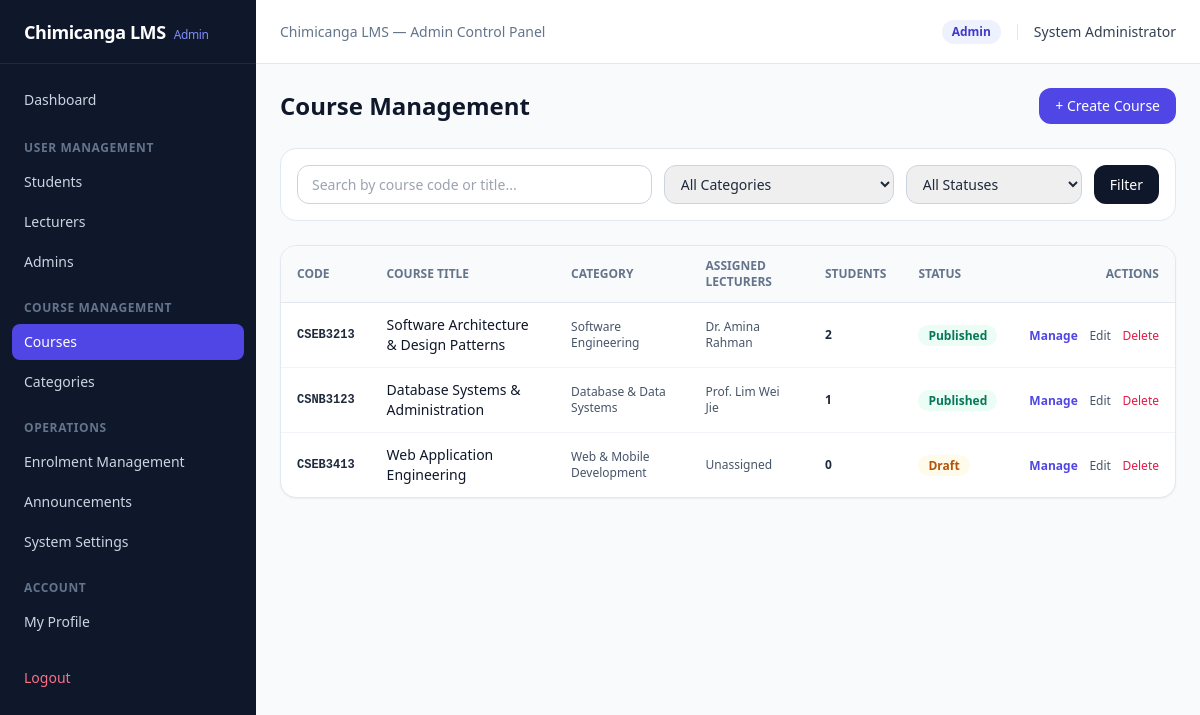
Page /admin/courses.php (signed in) on the earlier database version.
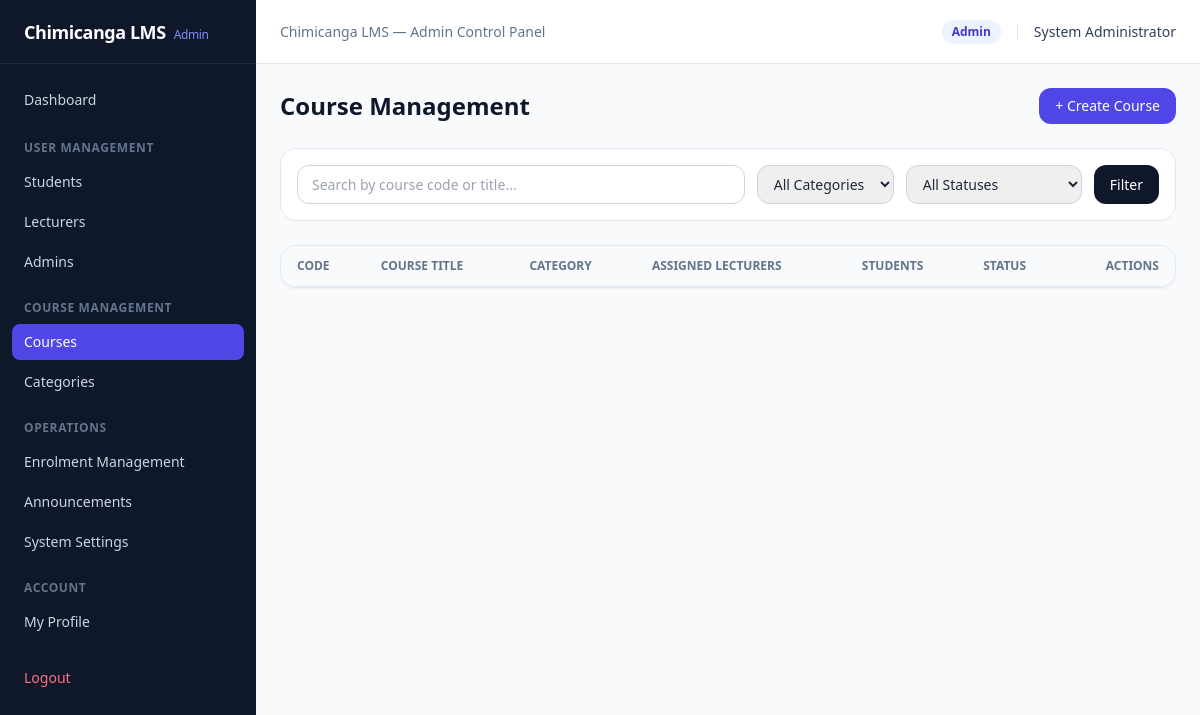
Same page on the later database version.
### tables this page shows
CREATE TABLE `system_settings` (
  `setting_key` VARCHAR(60) PRIMARY KEY,
  `setting_value` TEXT NOT NULL,
  `updated_at` TIMESTAMP DEFAULT CURRENT_TIMESTAMP ON UPDATE CURRENT_TIMESTAMP
);

CREATE TABLE `users` (
  `user_id` INT UNSIGNED AUTO_INCREMENT PRIMARY KEY,
  `staff_student_id` VARCHAR(30) NOT NULL UNIQUE,
  `full_name` VARCHAR(120) NOT NULL,
  `email` VARCHAR(150) NOT NULL UNIQUE,
  `password_hash` VARCHAR(255) NOT NULL,
  `role` ENUM('admin', 'lecturer', 'student') NOT NULL DEFAULT 'student',
  `department` VARCHAR(100) NULL,
  `phone` VARCHAR(30) NULL,
  `profile_photo` VARCHAR(255) NULL,
  `status` ENUM('active', 'inactive') NOT NULL DEFAULT 'active',
  `must_change_password` TINYINT(1) NOT NULL DEFAULT 0,
  `created_at` TIMESTAMP DEFAULT CURRENT_TIMESTAMP
);

CREATE TABLE `courses` (
  `course_id` INT UNSIGNED AUTO_INCREMENT PRIMARY KEY,
  `category_id` INT UNSIGNED NULL,
  `course_code` VARCHAR(25) NOT NULL UNIQUE,
  `title` VARCHAR(180) NOT NULL,
  `description` TEXT NULL,
  `credit_hours` TINYINT UNSIGNED NOT NULL DEFAULT 3,
  `status` ENUM('draft', 'published', 'archived') NOT NULL DEFAULT 'draft',
  `created_at` TIMESTAMP DEFAULT CURRENT_TIMESTAMP,
  CONSTRAINT `fk_courses_category` FOREIGN KEY (`category_id`) REFERENCES `categories`(`category_id`) ON DELETE SET NULL
);

CREATE TABLE `categories` (
  `category_id` INT UNSIGNED AUTO_INCREMENT PRIMARY KEY,
  `name` VARCHAR(100) NOT NULL UNIQUE,
  `description` TEXT NULL,
  `status` ENUM('active', 'inactive') NOT NULL DEFAULT 'active',
  `created_at` TIMESTAMP DEFAULT CURRENT_TIMESTAMP
);

### includes/auth_guard.php (called while the page is built, shortened)
<?php
require_once __DIR__ . '/../config/db.php';
$isInSubfolder = (basename(dirname($_SERVER['SCRIPT_FILENAME'])) === 'admin' || basename(dirname($_SERVER['SCRIPT_FILENAME'])) === 'actions');
$basePrefix = $isInSubfolder ? '../' : '';
$stmt = $pdo->prepare("SELECT * FROM users WHERE user_id = ? AND status = 'active'");
$stmt->execute([$_SESSION['user_id']]);
$currentUser = $stmt->fetch();
$lmsName = getSetting($pdo, 'lms_name', 'Chimicanga LMS');
function getRoleHome(string $role, string $prefix = ''): string {
    return match ($role) {
        'admin'    => "{$prefix}admin/dashboard.php",
        'lecturer' => "{$prefix}index.php",
        default    => "{$prefix}index.php",
    };
}

### config/db.php (called while the page is built, shortened)
<?php
function getSetting(PDO $pdo, string $key, string $default = ''): string {
    $stmt = $pdo->prepare("SELECT setting_value FROM system_settings WHERE setting_key = ?");
    $stmt->execute([$key]);
    $val = $stmt->fetchColumn();
    return $val !== false ? (string)$val : $default;
}

### admin/courses.php (the view, shortened to what this page needs)
<?php
require_once __DIR__ . '/../includes/header.php';
$search = trim($_GET['search'] ?? '');
$sql = "
    SELECT c.*, cat.name AS category_name,
           (SELECT COUNT(*) FROM enrolments e WHERE e.course_id = c.course_id AND e.status = 'enrolled') AS student_count,
           (SELECT GROUP_CONCAT(u.full_name SEPARATOR ', ') FROM course_lecturers cl JOIN users u ON cl.lecturer_id = u.user_id WHERE cl.course_id = c.course_id) AS lecturers
    FROM courses c
    LEFT JOIN categories cat ON c.category_id = cat.category_id
    WHERE 1=1
";
$params = [];
$sql .= " ORDER BY c.created_at DESC";
$stmt = $pdo->prepare($sql);
$stmt->execute($params);
$courses = $stmt->fetchAll();
?>
<div class="flex flex-col sm:flex-row sm:items-center justify-between gap-4 mb-6">
    <h1 class="text-2xl font-bold text-slate-900">Course Management</h1>
    <button onclick="document.getElementById('createCourseModal').classList.remove('hidden')" class="bg-indigo-600 hover:bg-indigo-700 text-white text-sm font-medium px-4 py-2 rounded-xl">
        + Create Course
    </button>
</div>
<form method="GET" class="bg-white p-4 rounded-2xl border border-slate-200 mb-6 flex flex-wrap gap-3">
    <input type="text" name="search" value="<?= htmlspecialchars($search) ?>" placeholder="Search by course code or title..." class="flex-1 min-w-[200px] border border-slate-300 rounded-xl px-3.5 py-2 text-sm">
    <select name="category" class="border border-slate-300 rounded-xl px-3 py-2 text-sm">
        <option value="0">All Categories</option>
    </select>
    <select name="status" class="border border-slate-300 rounded-xl px-3 py-2 text-sm">
        <option value="">All Statuses</option>
    </select>
    <button type="submit" class="bg-slate-900 text-white text-sm font-medium px-4 py-2 rounded-xl">Filter</button>
</form>
<div class="bg-white rounded-2xl border border-slate-200 shadow-sm overflow-x-auto">
    <table class="w-full text-left text-sm">
        <thead>
            <tr class="border-b border-slate-200 bg-slate-50 text-xs font-semibold uppercase text-slate-500">
                <th class="py-3 px-4">Code</th>
                <th class="py-3 px-4">Course Title</th>
                <th class="py-3 px-4">Category</th>
                <th class="py-3 px-4">Assigned Lecturers</th>
                <th class="py-3 px-4">Students</th>
                <th class="py-3 px-4">Status</th>
                <th class="py-3 px-4 text-right">Actions</th>
            </tr>
        </thead>
        <tbody class="divide-y divide-slate-100">
            <?php foreach ($courses as $c): ?>
                <tr>
                    <td class="py-3 px-4 font-mono text-xs font-bold"><?= htmlspecialchars($c['course_code']) ?></td>
                    <td class="py-3 px-4 font-medium text-slate-900"><?= htmlspecialchars($c['title']) ?></td>
                    <td class="py-3 px-4 text-xs text-slate-600"><?= htmlspecialchars($c['category_name'] ?? 'Uncategorized') ?></td>
                    <td class="py-3 px-4 text-xs text-slate-600"><?= htmlspecialchars($c['lecturers'] ?? 'Unassigned') ?></td>
                    <td class="py-3 px-4 text-xs font-semibold"><?= (int)$c['student_count'] ?></td>
                    <td class="py-3 px-4">
                        <span class="px-2.5 py-0.5 rounded-full text-xs font-semibold capitalize <?= $c['status'] === 'published' ? 'bg-emerald-50 text-emerald-700' : ($c['status'] === 'archived' ? 'bg-slate-100 text-slate-600' : 'bg-amber-50 text-amber-700') ?>">
                            <?= htmlspecialchars($c['status']) ?>
                        </span>
                    </td>
                    <td class="py-3 px-4 text-right space-x-2 whitespace-nowrap">
                        <a href="course_details.php?id=<?= (int)$c['course_id'] ?>" class="text-xs font-semibold text-indigo-600 hover:underline">Manage</a>
                        <a href="?edit=<?= (int)$c['course_id'] ?>" class="text-xs text-slate-600 hover:underline">Edit</a>
                        <form action="../actions/course_delete.php" method="POST" class="inline" onsubmit="return confirm('Delete this course?');">
                            <button type="submit" class="text-xs text-rose-600 hover:underline">Delete</button>
                        </form>
                    </td>
                </tr>
            <?php endforeach; ?>
        </tbody>
    </table>
</div>
<?php require_once __DIR__ . '/../includes/footer.php'; ?>

### includes/header.php (shortened to what this page needs)
<?php
require_once __DIR__ . '/auth_guard.php';
$currentPage = basename($_SERVER['PHP_SELF']);
$role = $currentUser['role'];
?>
<!DOCTYPE html>
<html lang="en">
<head>
    <script src="https://cdn.tailwindcss.com"></script>
</head>
<body class="bg-slate-50 text-slate-800 min-h-screen flex">
<aside class="w-64 bg-slate-900 text-slate-300 flex flex-col shrink-0 min-h-screen">
    <div class="h-16 px-6 flex items-center border-b border-slate-800">
        <a href="<?= getRoleHome($role, $basePrefix) ?>" class="text-lg font-bold text-white tracking-tight">
            <?= htmlspecialchars($lmsName) ?>
            <span class="text-xs font-normal text-indigo-400 ml-1 capitalize"><?= $role ?></span>
        </a>
    </div>
    <nav class="flex-1 px-3 py-4 space-y-1 text-sm overflow-y-auto">
        <?php if ($role === 'admin'): ?>
            <a href="<?= $basePrefix ?>admin/dashboard.php" class="flex items-center px-3 py-2.5 rounded-lg <?= $currentPage === 'dashboard.php' ? 'bg-indigo-600 text-white font-medium' : 'hover:bg-slate-800 hover:text-white' ?>">
                Dashboard
            </a>
            <div class="pt-4 pb-1 px-3 text-xs font-semibold uppercase tracking-wider text-slate-500">User Management</div>
            <a href="<?= $basePrefix ?>admin/students.php" class="flex items-center px-3 py-2 rounded-lg <?= $currentPage === 'students.php' ? 'bg-indigo-600 text-white font-medium' : 'hover:bg-slate-800 hover:text-white' ?>">Students</a>
            <a href="<?= $basePrefix ?>admin/lecturers.php" class="flex items-center px-3 py-2 rounded-lg <?= $currentPage === 'lecturers.php' ? 'bg-indigo-600 text-white font-medium' : 'hover:bg-slate-800 hover:text-white' ?>">Lecturers</a>
            <a href="<?= $basePrefix ?>admin/admins.php" class="flex items-center px-3 py-2 rounded-lg <?= $currentPage === 'admins.php' ? 'bg-indigo-600 text-white font-medium' : 'hover:bg-slate-800 hover:text-white' ?>">Admins</a>
            <div class="pt-4 pb-1 px-3 text-xs font-semibold uppercase tracking-wider text-slate-500">Course Management</div>
            <a href="<?= $basePrefix ?>admin/courses.php" class="flex items-center px-3 py-2 rounded-lg <?= in_array($currentPage, ['courses.php', 'course_details.php']) ? 'bg-indigo-600 text-white font-medium' : 'hover:bg-slate-800 hover:text-white' ?>">Courses</a>
            <a href="<?= $basePrefix ?>admin/categories.php" class="flex items-center px-3 py-2 rounded-lg <?= $currentPage === 'categories.php' ? 'bg-indigo-600 text-white font-medium' : 'hover:bg-slate-800 hover:text-white' ?>">Categories</a>
            <div class="pt-4 pb-1 px-3 text-xs font-semibold uppercase tracking-wider text-slate-500">Operations</div>
            <a href="<?= $basePrefix ?>admin/enrolments.php" class="flex items-center px-3 py-2 rounded-lg <?= $currentPage === 'enrolments.php' ? 'bg-indigo-600 text-white font-medium' : 'hover:bg-slate-800 hover:text-white' ?>">Enrolment Management</a>
            <a href="<?= $basePrefix ?>admin/announcements.php" class="flex items-center px-3 py-2 rounded-lg <?= $currentPage === 'announcements.php' ? 'bg-indigo-600 text-white font-medium' : 'hover:bg-slate-800 hover:text-white' ?>">Announcements</a>
            <a href="<?= $basePrefix ?>admin/settings.php" class="flex items-center px-3 py-2 rounded-lg <?= $currentPage === 'settings.php' ? 'bg-indigo-600 text-white font-medium' : 'hover:bg-slate-800 hover:text-white' ?>">System Settings</a>
            <div class="pt-4 pb-1 px-3 text-xs font-semibold uppercase tracking-wider text-slate-500">Account</div>
            <a href="<?= $basePrefix ?>admin/profile.php" class="flex items-center px-3 py-2 rounded-lg <?= $currentPage === 'profile.php' ? 'bg-indigo-600 text-white font-medium' : 'hover:bg-slate-800 hover:text-white' ?>">My Profile</a>
        <?php elseif ($role === 'lecturer'): ?>
            <a href="<?= $basePrefix ?>index.php" class="flex items-center px-3 py-2.5 rounded-lg <?= in_array($currentPage, ['index.php', 'course.php']) ? 'bg-indigo-600 text-white font-medium' : 'hover:bg-slate-800 hover:text-white' ?>">
                My Assigned Courses
            </a>
        <?php endif; ?>
        <div class="pt-4">
            <a href="<?= $basePrefix ?>actions/logout.php" class="flex items-center px-3 py-2 rounded-lg text-rose-400 hover:bg-slate-800 hover:text-rose-300">
                Logout
            </a>
        </div>
    </nav>
</aside>
<div class="flex-1 flex flex-col min-w-0">
    <header class="h-16 bg-white border-b border-slate-200 px-6 flex items-center justify-between">
        <div class="text-sm text-slate-500">
            <?= htmlspecialchars($lmsName) ?> &mdash; <span class="capitalize"><?= $role ?></span> Control Panel
        </div>
        <div class="flex items-center gap-4">
            <span class="text-xs px-2.5 py-1 rounded-full bg-indigo-50 text-indigo-700 font-semibold capitalize">
                <?= htmlspecialchars($role) ?>
            </span>
            <span class="text-sm font-medium text-slate-700">
                <?= htmlspecialchars($currentUser['full_name']) ?>
            </span>
        </div>
    </header>
    <main class="p-6 max-w-7xl w-full mx-auto flex-1">

### includes/footer.php
    </main>
</div>
</body>
</html>

Differences in the rows shown:
removed courses: course_code "CSEB3213", title "Software Architecture & Design Patterns", category.name "Software Engineering", lecturers "Dr. Amina Rahman", student_count "2", status "Published"
removed courses: course_code "CSNB3123", title "Database Systems & Administration", category.name "Database & Data Systems", lecturers "Prof. Lim Wei Jie", student_count "1", status "Published"
removed courses: course_code "CSEB3413", title "Web Application Engineering", category.name "Web & Mobile Development", lecturers "Unassigned", student_count "0", status "Draft"
